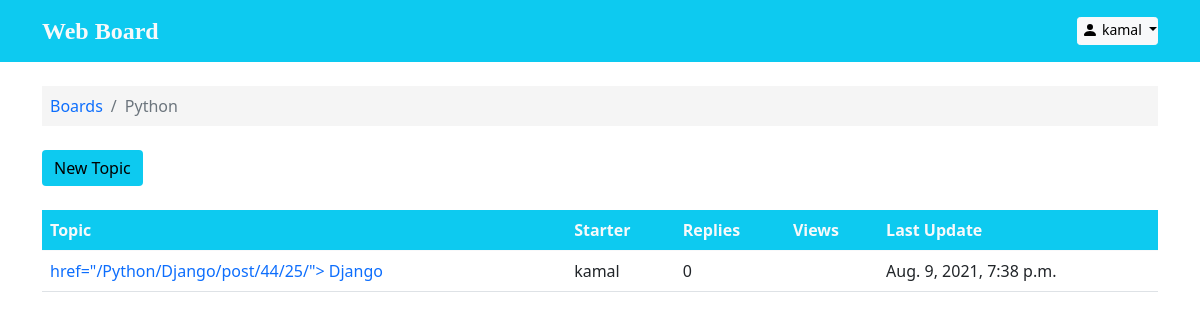
Page /Python/ (signed in) on the committed database.
### boards/models.py (models this page shows, shortened)
class Board(models.Model):
    name = models.CharField(max_length=99, unique=True)
    description = models.CharField(max_length=200)

class Post(models.Model):
    message = models.TextField(max_length=250)
    topic = models.ForeignKey(Topic, on_delete=models.CASCADE, related_name='post_topic')
    created_at = models.DateTimeField(auto_now_add=True)
    updated_at = models.DateTimeField(null=True)
    created_by = models.ForeignKey(User, on_delete= models.CASCADE, related_name='post')
    updated_by = models.ForeignKey(User, on_delete= models.CASCADE,null=True, related_name='+' )

class Topic(models.Model):
    subject = models.CharField(max_length=99)
    created_at = models.DateTimeField(auto_now_add=True)
    board = models.ForeignKey(Board, on_delete=models.CASCADE, related_name='topics')
    starter = models.ForeignKey(User, on_delete= models.CASCADE, related_name='topics')
    message = models.TextField(max_length=250)

### boards/views.py (the view)
# urls.py: url(r'^(?P<board_name>[\w\-\ ]+)add/$', views.submit_form, name='add-topic'),
def topic(request, board_name):
    topic_list = Topic.objects.filter(board__name = board_name).order_by('-created_at')
    topic_form = TopicForm()
    ctx = {'topics': topic_list, 'login_form':loginform, 'signup_form': signupform, 'topic_form':topic_form}
    return render(request, 'topic.html', ctx)

### boards/templatetags/custom_tags.py (called while the page is built)
def remove_slash(url):
    if 'add' in url:
        return url.replace('/add/','').replace('/','')
    return url.replace('/','')

def remove_board(url):
    if 'board' in url:
        return url.replace('board','').replace('/','')
    return url.replace('/','')

### templates/topic.html (shortened to what this page needs)
{% extends 'base.html' %}
{% load custom_tags %}
{% block content %}
<div class="container">
  <ol class="breadcrumb my-4 p-2" style="background-color: whitesmoke;">
    <li class="breadcrumb-item">  <a class="text-decoration-none" href="{% url 'boards:home' %}">Boards</a></li>
    <li class="breadcrumb-item active">{{ request.path|remove_slash|remove_board  }}</li>
  </ol>
  {% if user.is_authenticated %}
  <button type="button" class="btn btn-info border-0" data-bs-toggle="modal" data-bs-target="#newtopic" >New Topic</button>
  {% else %}
  <button type="button"  data-bs-toggle="modal" data-bs-target="#login"  class="btn btn-info mb-3 ml-4 border-0">New Topic</button>
  {% endif %}
  {% if topics %}
  <table class="table mt-4">
    <thead class="thead-inverse bg-info text-light">
      <tr>
        <th>Topic</th>
        <th>Starter</th>
        <th>Replies</th>
        <th>Views</th>
        <th>Last Update</th>
      </tr>
    </thead>
    <tbody>
      {% for topic in topics %}
      <tr>
        <td>
          <a class="text-decoration-none" {% for item in topic.post_topic.all %}
          href="{% url 'boards:topic-post' topic.board.name topic.subject topic.pk item.id %}">
          {% endfor %}
            {{ topic.subject }}
          </a>
        </td>
        <td class="align-middle">{{ topic.starter.username }}</td>
        <td class="align-middle">0</td>
        <td></td>
        <td>{{ topic.created_at}}</td>
      </tr>
      {% endfor %}
    </tbody>
  </table>
  {% else %}
  <large class="mt-4" style="display: flex; justify-content: center; align-items: center;">
    <em >No Topics yet.</em>
  </large>
  {% endif %}
  </div>
{% endblock %}

### templates/header.html (shortened to what this page needs)
<nav class="navbar navbar-light bg-info text-light p-2">
    <div class="container">
      <a class="navbar-brand text-light" href="{% url 'boards:home'%}" style="font-family: papyrus;  font-weight: bolder; font-size: 1.5rem;">Web Board</a>
    <div>
    {% if  user.is_authenticated %}
    <div class="btn-group">
      <button class="btn btn-light btn-sm dropdown-toggle p-0" type="button" id="dropdownMenuClickableOutside" data-bs-toggle="dropdown" data-bs-auto-close="inside" aria-expanded="false">
        <svg xmlns="http://www.w3.org/2000/svg" width="16" height="18" fill="currentColor" class="bi bi-person-fill mb-2 mx-1" viewBox="0 0 16 10">
          <path d="M3 14s-1 0-1-1 1-4 6-4 6 3 6 4-1 1-1 1H3zm5-6a3 3 0 1 0 0-6 3 3 0 0 0 0 6z"/>
        </svg>{{ request.user }}
      </button>
    </div>
      {% else%}
      <btn class="btn bg-secondary btn-sm px-3 mx-2 text-decoration-none text-light" data-bs-toggle="modal"
      data-bs-target="#login">Log In</btn>
     <btn class="btn bg-primary btn-sm px-3 text-decoration-none text-light" data-bs-toggle="modal"
      data-bs-target="#signup">Sign Up</btn>
    {% endif%}
      </div>
    </div>
  </nav>

### rows in the picture
Board: path|remove_slash "Python"
Topic: board+subject+id "/Python/Django/post/44/25/", subject "Django", starter.username "kamal", created_at "Aug. 9, 2021, 7:38 p.m."

### other values in the picture
{{ request.user }} "kamal"
